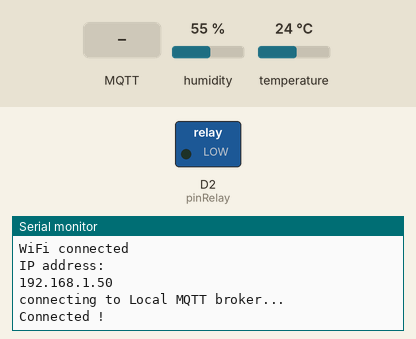
This sketch was run on a simulated ESP8266 (NodeMCU). On the bench: switched loads named in the sketch (green lamp = pin HIGH), the last lines printed to the serial monitor. The inputs (shaded band) are chosen by the test bench; at power-on: humidity 55 %, temperature 24 °C. WiFi joins after 1.5 s; servers stay silent unless stated; no MQTT or app messages arrive unless stated.

Above: at 4.7 s.
4.8 s: MQTT message "aktif" arrives on the first subscribed topic
At 5.9 s:
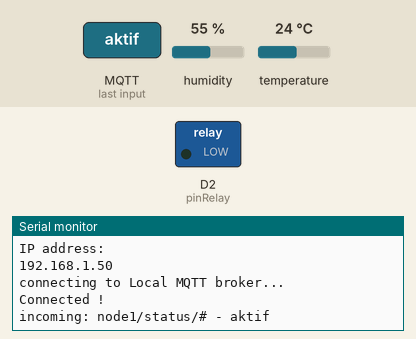
6.3 s: MQTT message "1" arrives on the first subscribed topic
At 6.9 s:
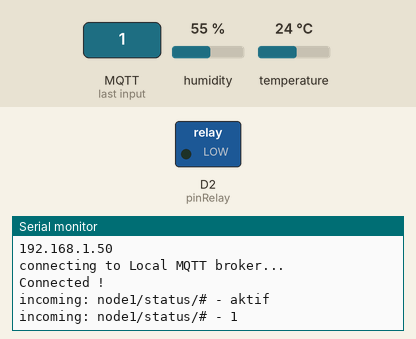
7.8 s: MQTT message "on" arrives on the first subscribed topic
At 9.0 s:
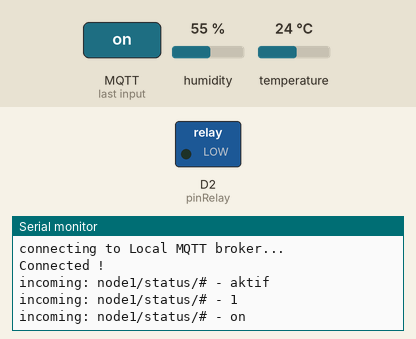

The sketch:

node1-lokal.ino
```cpp
#include <ESP8266WiFi.h>
#include <MQTT.h>
#include "DHTesp.h"

#ifdef ESP32
#pragma message(THIS EXAMPLE IS FOR ESP8266 ONLY!)
#error Select ESP8266 board.
#endif

//inisialisasi wifi
const char ssid[] = "MushRoom";
const char pass[] = "abogoboga";
WiFiClient net;

//inisialisasi mqtt
MQTTClient client;
const char* mqttuser = "katon";
const char* mqttpassword = "katon";
const char* deviceId = "nodesensor1";
unsigned long lastMillis = 0;

//inisialisasi pin
DHTesp dht;
int pinSensor=D1;
int pinRelay=D2;

void setup() {
  dht.setup(pinSensor, DHTesp::DHT11);
  pinMode(pinRelay,OUTPUT);
  Serial.begin(115200);
  readWifi();
  Serial.print("connecting to Local MQTT broker...");
  client.begin("192.168.100.6",1883, net);//ip server mqtt dan port
  //client.begin("broker.shiftr.io", net);
  client.onMessage(messageReceived); //callback
  connect();//untuk koneksi ke broker
}

void loop() {
  //baca nilai sensor
  float kelembaban = dht.getHumidity();
  float suhuCelcius = dht.getTemperature();
  float suhuFahrenheit = dht.toFahrenheit(suhuCelcius);

  //cek koneksi ke broker mqtt
  client.loop();
  if(!client.connected()) {
   connect(); //untuk koneksi ke broker mqtt
  }

  //mengirim nilai sensor menuju broker mqtt
  if(millis() - lastMillis > 300000) { //1000=1dtk | 60000x5=300000(5mnt)
   lastMillis = millis();
   client.publish("node1/status/kelembaban", (String)kelembaban);
   client.publish("node1/status/suhuCelcius", (String)suhuCelcius);
   client.publish("node1/status/suhuFahrenheit", (String)suhuFahrenheit);
  }
 }

void connect() {
  while (!client.connect(deviceId, mqttuser, mqttpassword)) {
    Serial.print(".");}
  Serial.println("\nConnected !");
  client.subscribe("node1/status/#");
  client.subscribe("node1/pengabutan/#");
}

void messageReceived(String &topic, String &payload) {
  Serial.println("incoming: " + topic + " - " + payload);

  if(topic=="node1/pengabutan/manual"){
    if(payload=="aktif") {
      digitalWrite(pinRelay, HIGH);
      Serial.println("Pengabutan manual sedang jalan");
      client.publish("node1/pengabutan/manual/relay", "aktif");
    }
    else{
      digitalWrite(pinRelay, LOW);
      Serial.println("Pengabutan manual sedang jalan");
      client.publish("node1/pengabutan/manual/relay", "mati");
    }
   }

   if(topic=="node1/pengabutan/otomatis"){
    if(payload=="aktif") {
      digitalWrite(pinRelay, HIGH);
      Serial.println("Pengabutan otomatis sedang jalan");
      client.publish("node1/pengabutan/otomatis/relay", "aktif");
    }
    else{
      digitalWrite(pinRelay, LOW);
      Serial.println("Pengabutan otomatis mati");
      client.publish("node1/pengabutan/otomatis/relay", "mati");
    }
   }
}

void readWifi(){
  Serial.print("Connecting to ");
  Serial.println(ssid);
  WiFi.begin(ssid, pass);
  while (WiFi.status() != WL_CONNECTED) {
    delay(500);
    Serial.print(".");
  }
  Serial.println("");
  Serial.println("WiFi connected");
  Serial.println("IP address: ");
  Serial.println(WiFi.localIP());
  delay(2000);
}
```

Measured:
- after the input at 4.8 s, the serial monitor: prints a new line at once (image 1)
- after the input at 6.3 s, the serial monitor: prints a new line at once (image 2)
- after the input at 7.8 s, the serial monitor: prints a new line at once (image 3)
